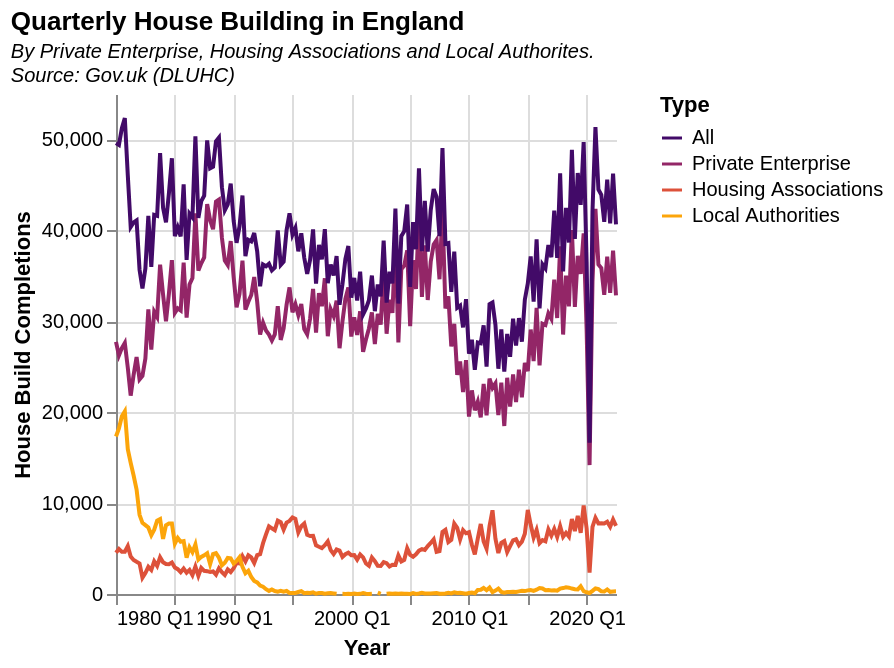

The specification (Vega-Lite) saved for this image:
### Vega-Lite specification from a JSON file in a GitHub repository (floating-point values rounded to 4 significant figures; data arrays with more than 128 entries replaced by an {"elided": "..."} marker saying what was removed)
{"$schema": "https://vega.github.io/schema/vega-lite/v5.json", "description": "Housebuilding over time", "data": {"values": {"elided": "716 records"}}, "title": {"text": "Quarterly House Building in England", "subtitle": ["By Private Enterprise, Housing Associations and Local Authorites.", "Source: Gov.uk (DLUHC)"], "subtitleFontStyle": "italic", "subtitleFontSize": 10, "anchor": "start"}, "config": {"view": {"stroke": "transparent"}}, "width": 250, "height": 250, "transform": [{"calculate": "timeParse(datum.Date, '%d/%m/%Y')", "as": "date2"}, {"calculate": "year(datum.Date)", "as": "year"}, {"filter": "datum.year>=minYear"}, {"filter": "datum.year<=maxYear"}], "params": [{"name": "minYear", "value": 1980, "bind": {"input": "range", "min": 1980, "max": 2022, "step": 1, "name": "Start year:"}}, {"name": "maxYear", "value": 2022, "bind": {"input": "range", "min": 1980, "max": 2022, "step": 1, "name": "End year:"}}], "mark": "line", "encoding": {"x": {"field": "date2", "type": "temporal", "timeUnit": "yearquarter", "title": "Year"}, "y": {"field": "Value", "type": "quantitative", "title": "House Build Completions"}, "color": {"field": "Type", "type": "nominal", "scale": {"domain": ["All", "Private Enterprise", "Housing Associations", "Local Authorities"], "scheme": "inferno"}}, "tooltip": [{"field": "date2", "type": "temporal", "timeUnit": "yearquarter", "title": "Period"}, {"field": "Value", "type": "quantitative", "title": "Buildings Completed"}]}}
